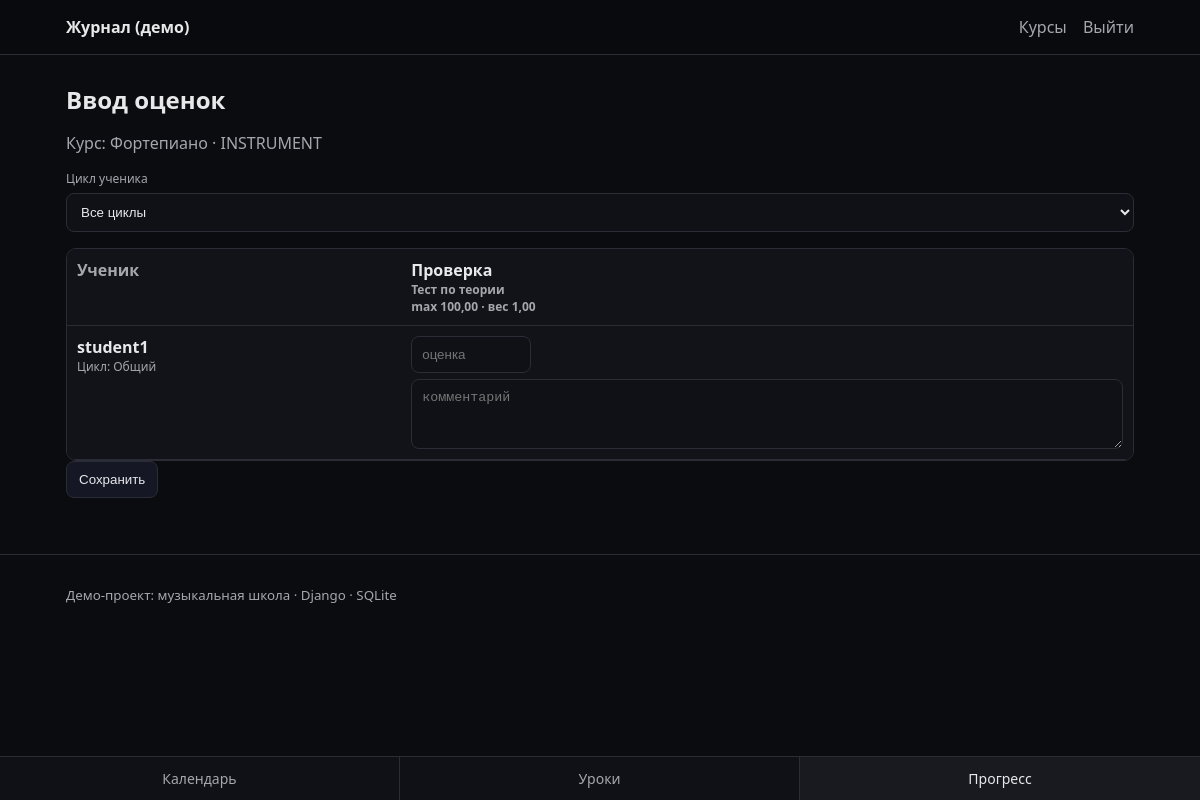
Screenshot of /teacher/courses/6/grades/ (signed in) with the database file from the repository.
### apps/school/models.py (models this page shows, shortened)
class Course(models.Model):
    name = models.CharField(max_length=200)
    course_type = models.ForeignKey(CourseType, on_delete=models.PROTECT, related_name="courses")
    teacher = models.ForeignKey(
        settings.AUTH_USER_MODEL,
        on_delete=models.SET_NULL,
        null=True,
        blank=True,
        related_name="teaching_courses",
    )

class CourseType(models.Model):
    name = models.CharField(max_length=120, unique=True)
    class Meta:
        ordering = ("name",)

### apps/gradebook/models.py (models this page shows, shortened)
class Assessment(models.Model):
    class AssessmentType(models.TextChoices):
        HOMEWORK = "HOMEWORK", "Домашнее задание"
        PERFORMANCE = "PERFORMANCE", "Выступление"
        JURY = "JURY", "Жюри"
        THEORY_TEST = "THEORY_TEST", "Тест по теории"
    course = models.ForeignKey(Course, on_delete=models.CASCADE, related_name="assessments")
    title = models.CharField(max_length=200)
    assessment_type = models.CharField(max_length=32, choices=AssessmentType.choices)
    max_score = models.DecimalField(max_digits=6, decimal_places=2, default=100)
    weight = models.DecimalField(max_digits=6, decimal_places=2, default=1)
    source_assignment = models.OneToOneField(
        "homework.Assignment",
        null=True,
        blank=True,
        on_delete=models.SET_NULL,
        related_name="assessment",
    )
    class Meta:
        unique_together = ("course", "title")
        ordering = ("id",)

### apps/accounts/models.py (models this page shows, shortened)
class Profile(models.Model):
    class Role(models.TextChoices):
        ADMIN = "ADMIN", "Администратор"
        TEACHER = "TEACHER", "Преподаватель"
        STUDENT = "STUDENT", "Ученик"
        PARENT = "PARENT", "Родитель"
    class Cycle(models.TextChoices):
        GENERAL = "GENERAL", "Общий"
        BASIC = "BASIC", "Базовый"
        ACCELERATED = "ACCELERATED", "Ускоренный"
        EXTRA = "EXTRA", "Дополнительный"
    user = models.OneToOneField(settings.AUTH_USER_MODEL, on_delete=models.CASCADE, related_name="profile")
    role = models.CharField(max_length=16, choices=Role.choices)
    cycle = models.CharField(max_length=16, choices=Cycle.choices, default=Cycle.GENERAL)

### apps/gradebook/views.py (the view, shortened to what this page needs)
# urls.py: path("teacher/courses/<int:course_id>/grades/", teacher_course_grades, name="teacher_course_grades"),
@role_required(Profile.Role.TEACHER)
def teacher_course_grades(request, course_id: int):
    course = get_object_or_404(Course, id=course_id, teacher=request.user)
    cycle = request.GET.get("cycle") or ""
    assessments = list(Assessment.objects.filter(course=course).order_by("id"))
    enrollments_qs = Enrollment.objects.filter(course=course).select_related("student", "student__profile")
    if cycle:
        enrollments_qs = enrollments_qs.filter(student__profile__cycle=cycle)
    enrollments = list(enrollments_qs.order_by("student__username"))
    students = [e.student for e in enrollments]
    grades = Grade.objects.filter(assessment__course=course, student__in=students).select_related("assessment", "student")
    grade_map: dict[tuple[int, int], Grade] = {(g.student_id, g.assessment_id): g for g in grades}
    table_rows = []
    for s in students:
        cells = []
        for a in assessments:
            cells.append({"assessment": a, "grade": grade_map.get((s.id, a.id))})
        table_rows.append({"student": s, "cells": cells})
    return render(
        request,
        "gradebook/teacher_course_grades.html",
        {
            "course": course,
            "assessments": assessments,
            "students": students,
            "table_rows": table_rows,
            "cycle": cycle,
            "cycle_options": Profile.Cycle.choices,
        },
    )

### templates/gradebook/teacher_course_grades.html (shortened to what this page needs)
{% extends "base.html" %}
{% block content %}
  <h1>Ввод оценок</h1>
  <p class="muted">
    Курс: {{ course.name }} · {{ course.course_type.name }}
  </p>
  <form method="get" class="form-row" style="margin-bottom: 16px;">
    <label class="muted small" for="cycle">Цикл ученика</label>
    <select id="cycle" name="cycle" class="input" onchange="this.form.submit()">
      <option value="">Все циклы</option>
    </select>
  </form>
  {% if not assessments %}
    <p class="muted">Нет контрольных точек (assessments).</p>
  {% elif not table_rows %}
    <p class="muted">Нет учеников на курсе.</p>
  {% else %}
    <form method="post">
      <div class="table-wrap">
        <table class="table">
          <thead>
            <tr>
              <th>Ученик</th>
              {% for a in assessments %}
                <th>
                  <div class="th-title">{{ a.title }}</div>
                  <div class="muted small">{{ a.get_assessment_type_display }}</div>
                  <div class="muted small">max {{ a.max_score }} · вес {{ a.weight }}</div>
                </th>
              {% endfor %}
            </tr>
          </thead>
          <tbody>
            {% for row in table_rows %}
              <tr>
                <td>
                  <strong>{{ row.student.username }}</strong>
                  <div class="muted small">Цикл: {{ row.student.profile.get_cycle_display }}</div>
                </td>
                {% for cell in row.cells %}
                  <td>
                    <div class="cell">
                      <input
                        class="input input-score"
                        type="text"
                        name="grade-{{ row.student.id }}-{{ cell.assessment.id }}"
                        value="{% if cell.grade and cell.grade.score != None %}{{ cell.grade.score }}{% endif %}"
                        placeholder="оценка"
                      />
                      <textarea
                        class="input input-comment"
                        name="comment-{{ row.student.id }}-{{ cell.assessment.id }}"
                        placeholder="комментарий">{% if cell.grade %}{{ cell.grade.comment }}{% endif %}</textarea>
                    </div>
                  </td>
                {% endfor %}
              </tr>
            {% endfor %}
          </tbody>
        </table>
      </div>
      <button class="btn" type="submit">Сохранить</button>
    </form>
  {% endif %}
{% endblock %}

### static/css/main.css (style rules this page uses)
:root { --bg: #0b0c10; --panel: #111318; --text: #e8e8ea; --muted: #a6a6ad; --border: #2a2d36; --accent: #6aa8ff; --error: #ff6a6a; --ok: #7dff9b; }
* { box-sizing: border-box; }
body { margin: 0; font-family: system-ui, -apple-system, Segoe UI, Roboto, Arial, sans-serif; background: var(--bg); color: var(--text); }
h1 { font-size: 24px; margin: 12px 0 16px; }
.form-row { display: grid; gap: 6px; }
label { color: var(--muted); font-size: 14px; }
.input, input, textarea, select { width: 100%; padding: 10px 10px; border-radius: 8px; border: 1px solid var(--border); background: #0f1116; color: var(--text); outline: none; }
textarea { min-height: 70px; resize: vertical; }
.btn { display: inline-block; padding: 10px 12px; border-radius: 8px; border: 1px solid var(--border); background: #151824; color: var(--text); cursor: pointer; }
.muted { color: var(--muted); }
.small { font-size: 12px; }
.table-wrap { overflow-x: auto; border: 1px solid var(--border); border-radius: 10px; }
.table { width: 100%; border-collapse: collapse; background: var(--panel); }
.table th, .table td { padding: 10px; border-bottom: 1px solid var(--border); vertical-align: top; }
.table th { text-align: left; color: var(--muted); font-weight: 600; }
.th-title { color: var(--text); font-weight: 600; }
.cell { display: grid; gap: 6px; min-width: 170px; }
.input-score { max-width: 120px; }
body { padding-bottom: 64px; }

### rows the page displays
Course: name "Фортепиано", course_type.name "INSTRUMENT"
Assessment: title "Проверка", assessment_type "Тест по теории", max_score "100,00", weight "1,00"

### other values shown
{{ row.student.username }} "student1"
{{ row.student.profile.get_cycle_display }} "Общий"
